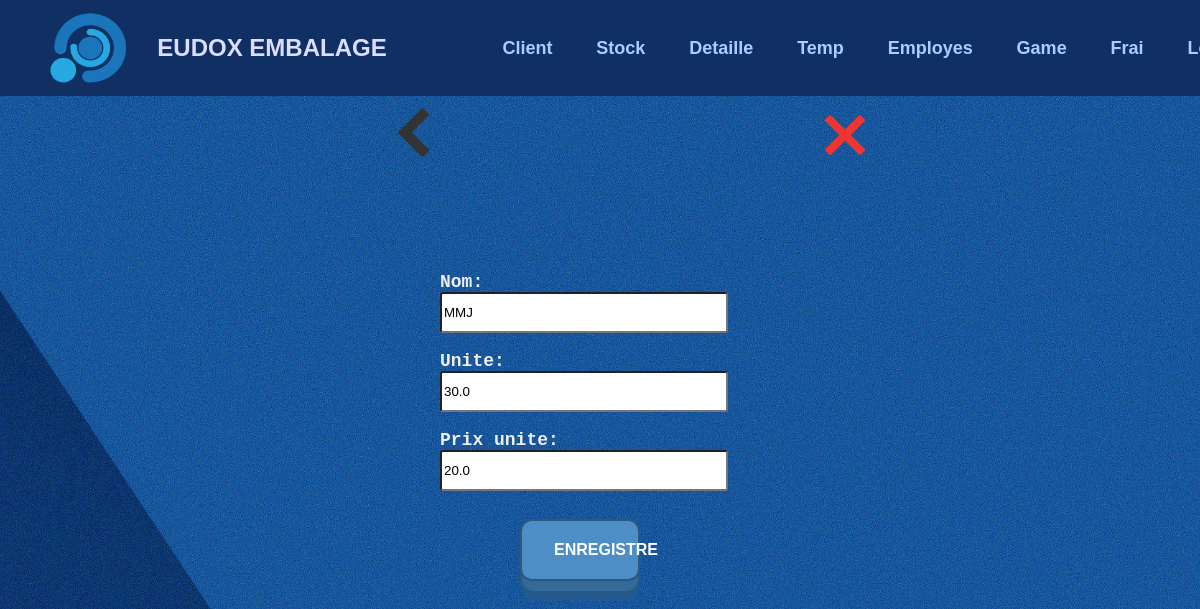
Page /game/edit/1 on the earlier database version.
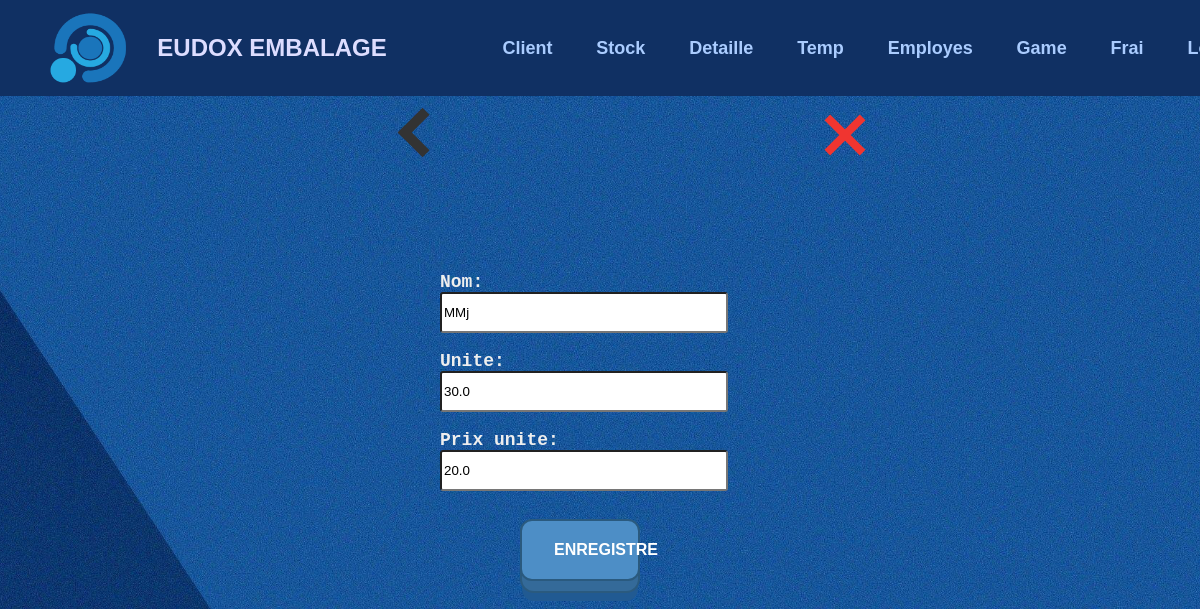
Same page on the later database version.
### tables this page shows
CREATE TABLE game (
        id INTEGER PRIMARY KEY AUTOINCREMENT,
        name TEXT NOT NULL,
        unit REAL NOT NULL,
        unitPrice REAL NOT NULL,
        deleted INTEGER DEFAULT 0 
    );

### app.py (the view)
@app.route('/game/edit/<int:id>', methods=['POST', 'GET'])
def edit_game_id(id):
    conn = sqlite3.connect('form_data.db')
    cursor = conn.cursor()
    if request.method == 'POST':
        cursor.execute('UPDATE game set name = ?, unit = ?, unitPrice = ? WHERE id = ?', (request.form.get('name'), request.form.get('unite'), request.form.get('punit'), id))
        conn.commit()
        conn.close()
        return redirect('/game')
    cursor.execute('SELECT * FROM game WHERE id = ?', (id, ))
    data_f = cursor.fetchone()
    game = {
        'id': data_f[0],
        'name': data_f[1],
        'unit': data_f[2],
        'price': data_f[3],
    }
    conn.close()
    return render_template('g_modify.html', id=data_f[0], game=game)

### templates/g_modify.html (shortened to what this page needs)
{% extends 'main.html' %}
{% block head %}
<link rel="stylesheet" type="text/css" href="{{ url_for('static', filename='css/form.css') }}">
{% endblock %}
{% block top %}
<a href="/game" id="back"><div class="thick-arrow-left"></div></a>
<a href="/main" id="aclose"><div class="close"></div></a>
{% endblock %}
{% block bot %}
<form id="stockForm" action="/game/edit/{{ id }}" method="post">
  <br><br><br><br>
  <label class="l-lab" for="name">Nom:</label>
  <br>
  <input type="text" class="l-inp" name="name" value="{{ game.name }}" required>
  <br><br>
  <label class="l-lab" for="unite">Unite:</label>
  <br>
  <input type="number" class="l-inp dFloat" name="unite" value="{{ game.unit }}" required>
  <br><br>
  <label class="l-lab" for="punit">Prix unite:</label>
  <br>
  <input type="number" class="l-inp dFloat" name="punit" value="{{ game.price }}" required>
  <br><br>
  <button type="Submit" id="submitButton" class="button-19 cen">Enregistre</button>
  <br><br><br>
</form>
{% endblock %}

Differences in the rows shown:
changed game: name "MMJ" → "MMj"
